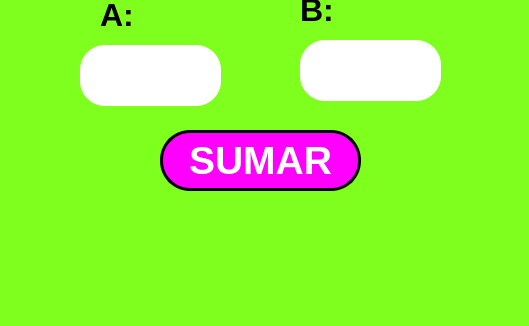
<?xml version="1.0" encoding="UTF-8"?>
<ui version="4.0">
 <class>MainWindow</class>
 <widget class="QMainWindow" name="MainWindow">
  <property name="geometry">
   <rect>
    <x>0</x>
    <y>0</y>
    <width>529</width>
    <height>326</height>
   </rect>
  </property>
  <property name="windowTitle">
   <string>MainWindow</string>
  </property>
  <property name="styleSheet">
   <string notr="true">background-color: rgb(127, 255, 29);</string>
  </property>
  <widget class="QWidget" name="centralwidget">
   <widget class="QPushButton" name="btn_sumar">
    <property name="geometry">
     <rect>
      <x>160</x>
      <y>130</y>
      <width>201</width>
      <height>61</height>
     </rect>
    </property>
    <property name="font">
     <font>
      <pointsize>29</pointsize>
      <weight>75</weight>
      <bold>true</bold>
     </font>
    </property>
    <property name="styleSheet">
     <string notr="true">background-color: rgb(255, 0, 255);
color: rgb(255, 255, 255);
border-radius: 30px;
border: 3px solid black;

</string>
    </property>
    <property name="text">
     <string>SUMAR</string>
    </property>
   </widget>
   <widget class="QLineEdit" name="txt_A">
    <property name="geometry">
     <rect>
      <x>80</x>
      <y>45</y>
      <width>141</width>
      <height>61</height>
     </rect>
    </property>
    <property name="font">
     <font>
      <pointsize>40</pointsize>
      <weight>75</weight>
      <bold>true</bold>
     </font>
    </property>
    <property name="styleSheet">
     <string notr="true">background-color: rgb(255, 255, 255);
border-radius:25px;
</string>
    </property>
    <property name="text">
     <string/>
    </property>
    <property name="alignment">
     <set>Qt::AlignCenter</set>
    </property>
   </widget>
   <widget class="QLabel" name="label">
    <property name="geometry">
     <rect>
      <x>100</x>
      <y>-10</y>
      <width>91</width>
      <height>51</height>
     </rect>
    </property>
    <property name="text">
     <string>&lt;html&gt;&lt;head/&gt;&lt;body&gt;&lt;p&gt;&lt;span style=&quot; font-size:24pt; font-weight:700;&quot;&gt;A:&lt;/span&gt;&lt;/p&gt;&lt;/body&gt;&lt;/html&gt;</string>
    </property>
   </widget>
   <widget class="QLabel" name="label_2">
    <property name="geometry">
     <rect>
      <x>300</x>
      <y>-10</y>
      <width>121</width>
      <height>41</height>
     </rect>
    </property>
    <property name="text">
     <string>&lt;html&gt;&lt;head/&gt;&lt;body&gt;&lt;p&gt;&lt;span style=&quot; font-size:24pt; font-weight:700;&quot;&gt;B:&lt;/span&gt;&lt;/p&gt;&lt;/body&gt;&lt;/html&gt;</string>
    </property>
   </widget>
   <widget class="QLineEdit" name="txt_B">
    <property name="geometry">
     <rect>
      <x>300</x>
      <y>40</y>
      <width>141</width>
      <height>61</height>
     </rect>
    </property>
    <property name="font">
     <font>
      <pointsize>40</pointsize>
      <weight>75</weight>
      <bold>true</bold>
     </font>
    </property>
    <property name="styleSheet">
     <string notr="true">background-color: rgb(255, 255, 255);
border-radius:25px;
</string>
    </property>
    <property name="text">
     <string/>
    </property>
    <property name="alignment">
     <set>Qt::AlignCenter</set>
    </property>
   </widget>
  </widget>
  <widget class="QMenuBar" name="menubar">
   <property name="geometry">
    <rect>
     <x>0</x>
     <y>0</y>
     <width>529</width>
     <height>26</height>
    </rect>
   </property>
  </widget>
  <widget class="QStatusBar" name="statusbar"/>
 </widget>
 <resources/>
 <connections/>
</ui>
